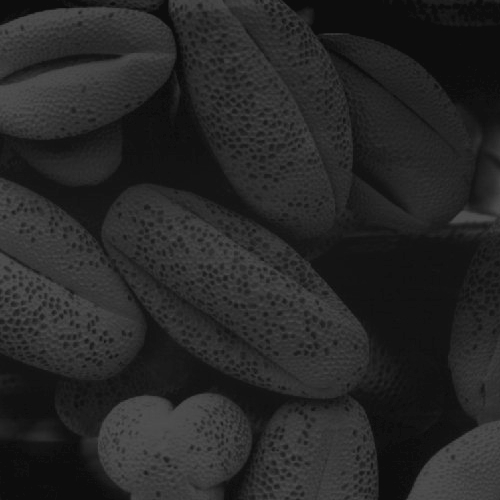
#> input picture img/test2.jpg, 500 x 500 px
$ python 1_2.py
#> lines starting #> are read from the running program, lines starting #| are printed output that depends on the picture
# -*- coding: utf-8 -*-
# pc_type           lenovo
# create_time:      2019/11/8 21:21
# file_name:        1_2.py

import cv2

import matplotlib.pyplot as plt
import seaborn as sns
import numpy as np
# 设置中文字体和负号正常显示
plt.rcParams['font.sans-serif'] = ['SimHei']  # 指定默认字体
plt.rcParams['axes.unicode_minus'] = False  # 解决保存图像是负号'-'显示为方块的问题

sns.set_context("paper") # 背景
sns.set_style('whitegrid') # 主题
sns.set(font='SimHei')  # 解决Seaborn中文显示问题，这一句必须放在前两后面


# flags = 1 彩色图，flags = 0 灰度图
img = cv2.imread("img/test2.jpg",flags=0)
#> img is the input picture: shape (500, 500); min 12, max 83, mean 38.7

#灰度图像均衡处理
eq=cv2.equalizeHist(img)#直方图均衡化
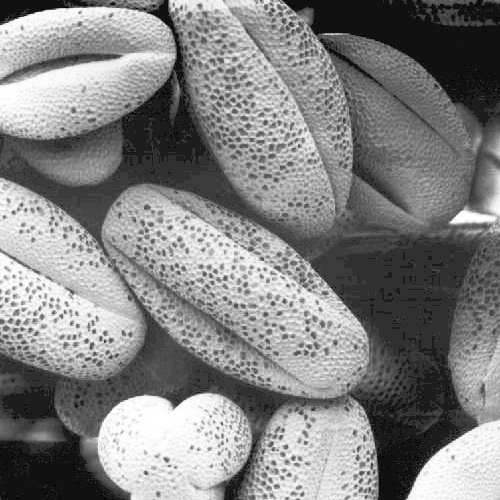
#> eq: shape (500, 500); min 0, max 255, mean 130.5
merged = np.hstack([img,eq])
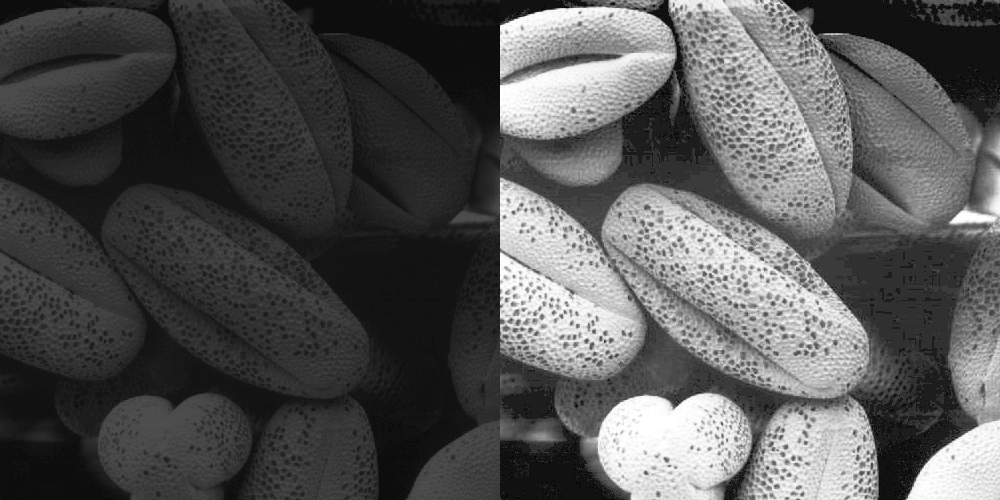
#> merged: shape (500, 1000); min 0, max 255, mean 84.6
cv2.putText(merged, "before", (10, 60), cv2.FONT_HERSHEY_SIMPLEX, 1, (255, 0, 0), 2)
cv2.putText(merged, "after", (520, 60), cv2.FONT_HERSHEY_SIMPLEX, 1, (255, 0, 0), 2)
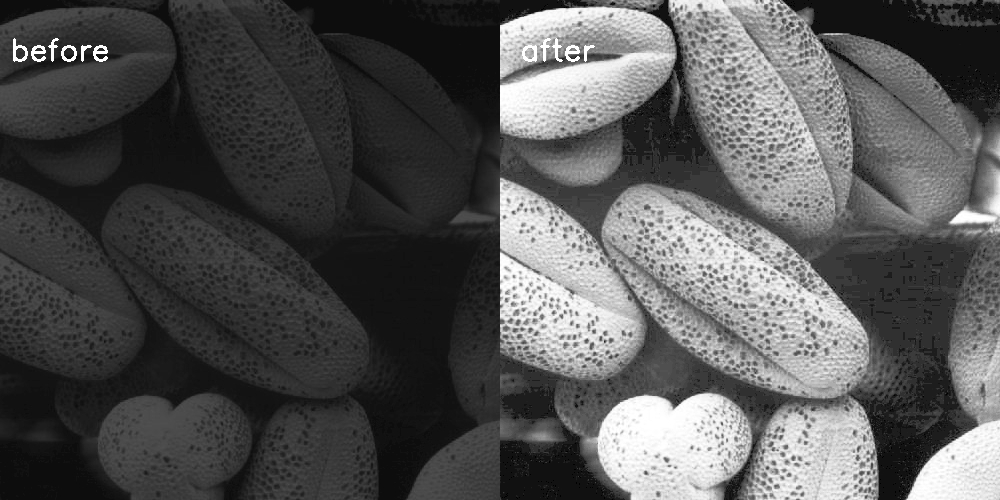
#> merged: shape (500, 1000); min 0, max 255, mean 85.1
cv2.imshow("Histogram Equalization",merged) # 合并两张图像

hist=cv2.calcHist([img],[0],None,[256],[0,256])
#> hist = 256 values, max 16986 at index 13, min 0 at index 0, mean 976.6
plt.subplot(1,2,1)
plt.xlabel("灰度级")
plt.ylabel("count(灰度级)")
plt.title("灰度直方图（均衡化变换前）")

plt.plot([i for i in range(0,256)],hist)

hist=cv2.calcHist([eq],[0],None,[256],[0,256])
#> hist = 256 values, max 16986 at index 17, min 0 at index 1, mean 976.6
plt.subplot(1,2,2)
plt.xlabel("灰度级")
plt.ylabel("count(灰度级)")
plt.title("灰度直方图（均衡化变换后）")

plt.plot([i for i in range(0,256)],hist)

plt.show()
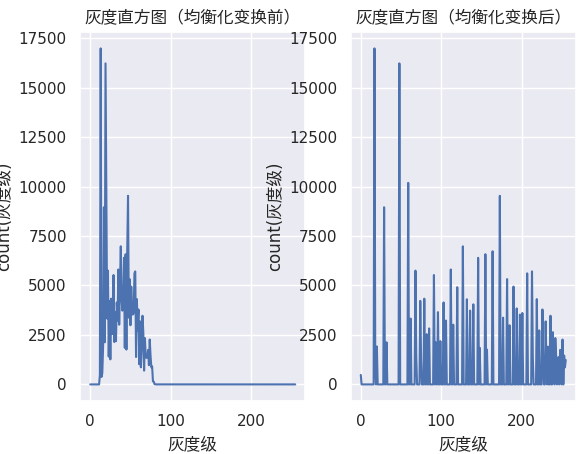
#> figure drawn by matplotlib, 2 panels; panel 1: curve peaks at x = 13, y = 16986; panel 2: curve peaks at x = 17, y = 16986

$ run again, with img/test1.jpg copied over img/test2.jpg
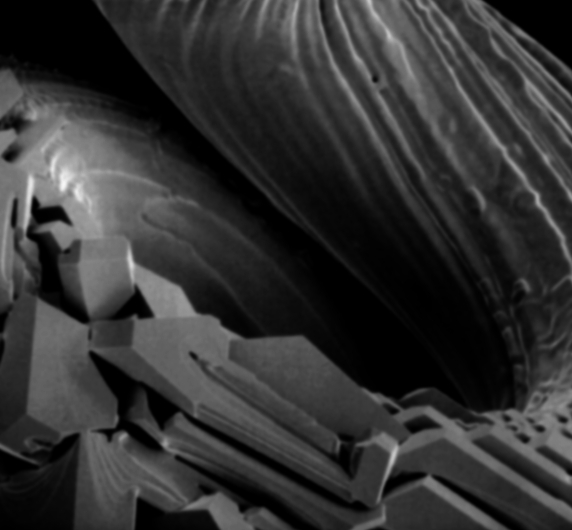
#> input picture img/test1.jpg, 572 x 530 px
#> img is the input picture: shape (530, 572); min 0, max 246, mean 50.3
#> `cv2.putText(merged, "after", (520, 60), cv2.FONT_HERSHEY_SIMPLEX, 1, (..`:
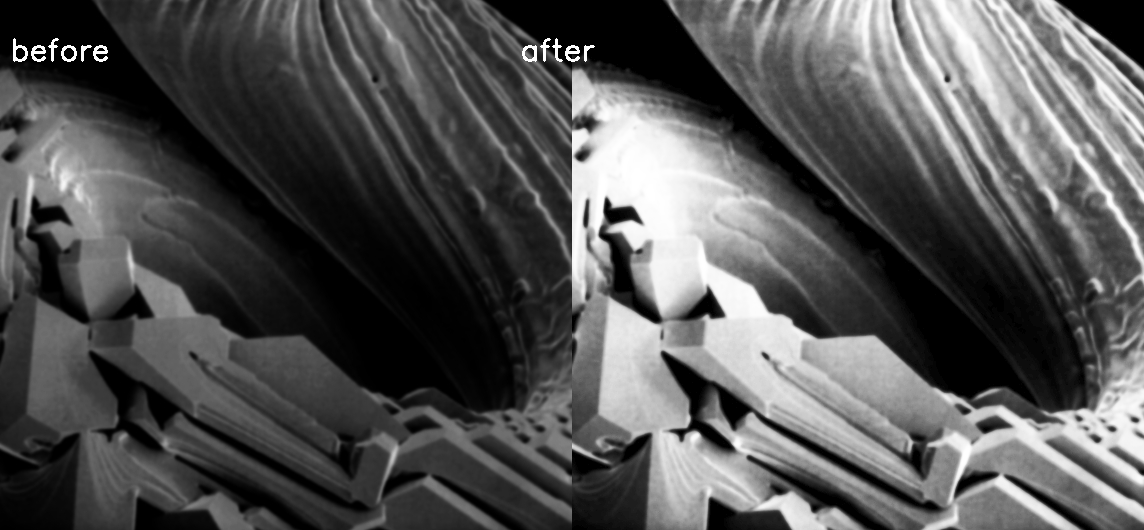
#> merged: shape (530, 1144); min 0, max 255, mean 84
#> `hist=cv2.calcHist([img],[0],None,[256],[0,256])`: hist = 256 values, max 28417 at index 0, min 0 at index 216, mean 1184.2
#> `hist=cv2.calcHist([eq],[0],None,[256],[0,256])`: hist = 256 values, max 28417 at index 0, min 0 at index 1, mean 1184.2
#> `plt.show()`:
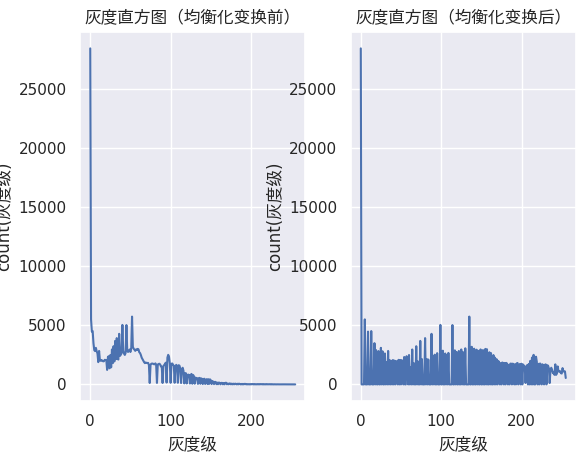
#> figure drawn by matplotlib, 2 panels; panel 1: curve peaks at x = 0, y = 28417; panel 2: curve peaks at x = 0, y = 28417

$ run again, with img/test7.tif saved as img/test2.jpg
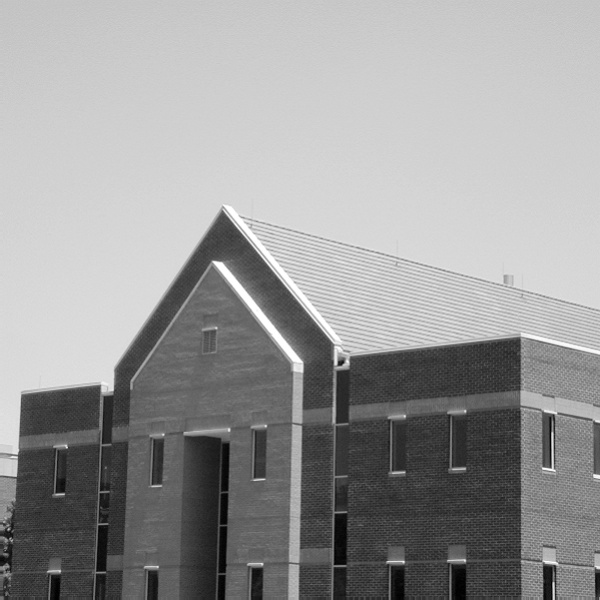
#> input picture img/test7.tif, 600 x 600 px
#> img is the input picture: shape (600, 600); min 0, max 255, mean 152.9
#> `cv2.putText(merged, "after", (520, 60), cv2.FONT_HERSHEY_SIMPLEX, 1, (..`:
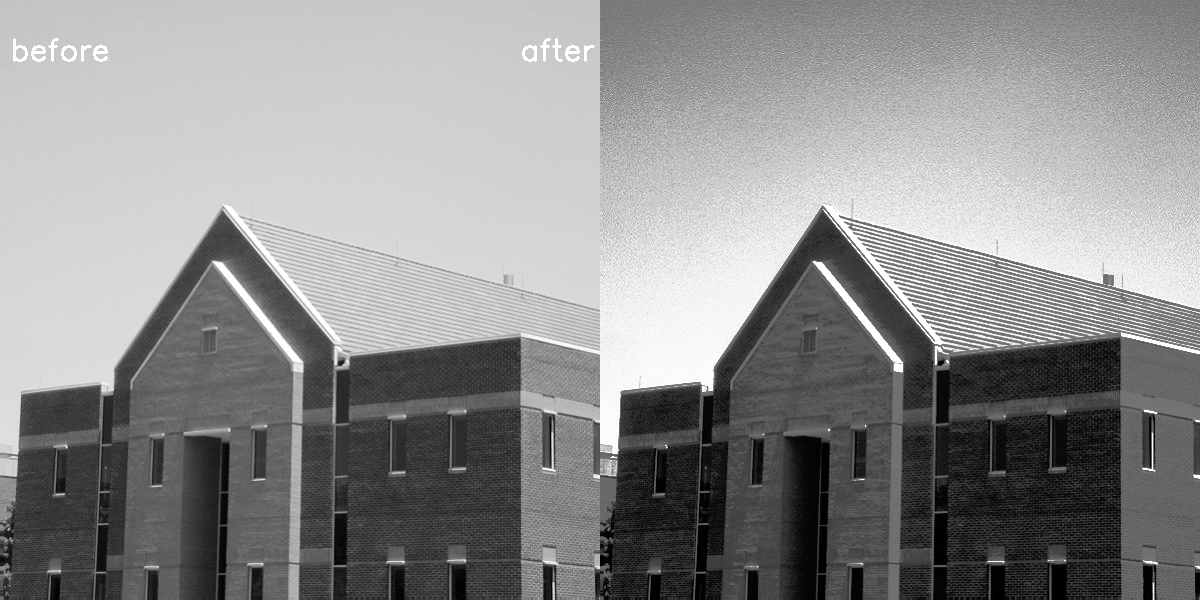
#> merged: shape (600, 1200); min 0, max 255, mean 141.2
#> `hist=cv2.calcHist([img],[0],None,[256],[0,256])`: hist = 256 values, max 13751 at index 207, min 29 at index 237, mean 1406.2
#> `hist=cv2.calcHist([eq],[0],None,[256],[0,256])`: hist = 256 values, max 13751 at index 181, min 0 at index 17, mean 1406.2
#> `plt.show()`:
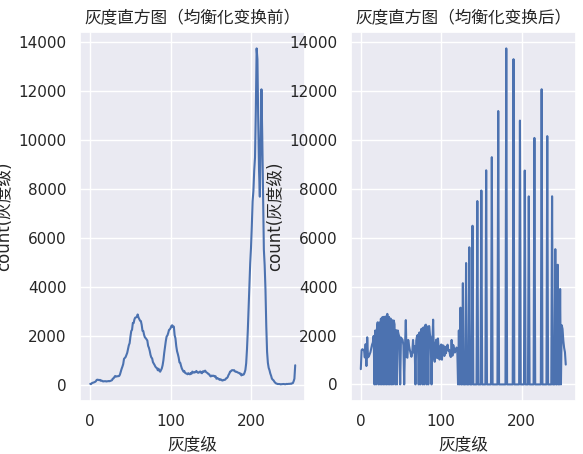
#> figure drawn by matplotlib, 2 panels; panel 1: curve peaks at x = 207, y = 13751; panel 2: curve peaks at x = 181, y = 13751

$ run again, with img/test8.tif saved as img/test2.jpg
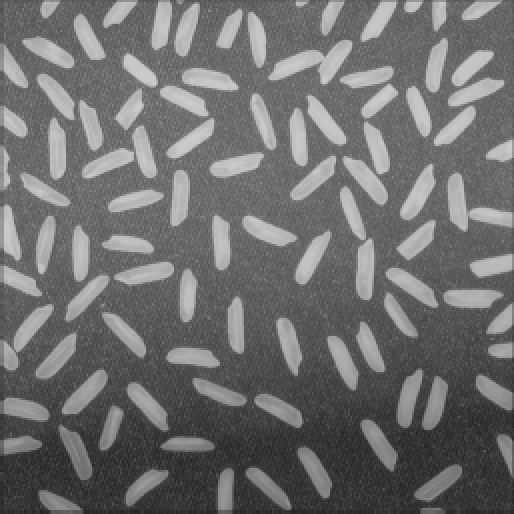
#> input picture img/test8.tif, 514 x 514 px
#> img is the input picture: shape (514, 514); min 36, max 206, mean 111
#> `cv2.putText(merged, "after", (520, 60), cv2.FONT_HERSHEY_SIMPLEX, 1, (..`:
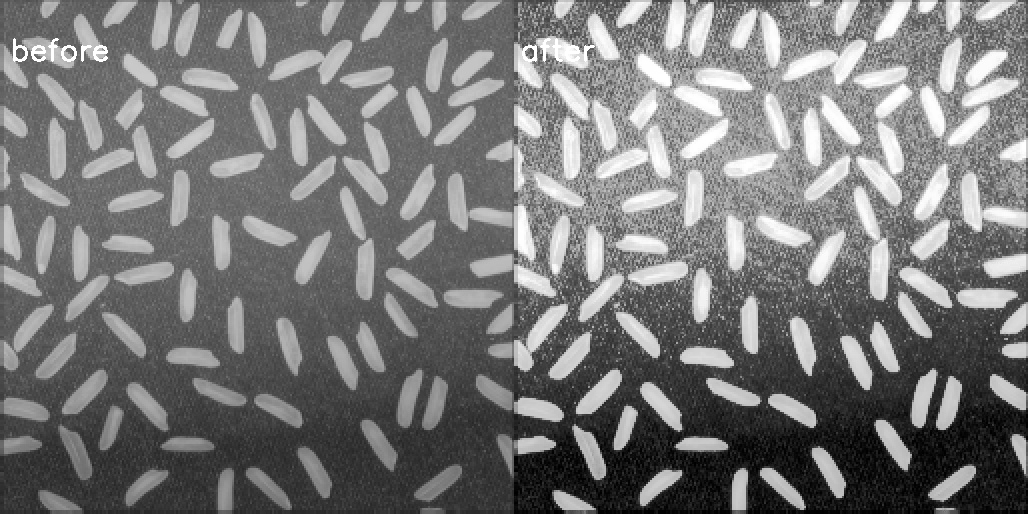
#> merged: shape (514, 1028); min 0, max 255, mean 120
#> `hist=cv2.calcHist([img],[0],None,[256],[0,256])`: hist = 256 values, max 5656 at index 103, min 0 at index 0, mean 1032
#> `hist=cv2.calcHist([eq],[0],None,[256],[0,256])`: hist = 256 values, max 5656 at index 126, min 0 at index 5, mean 1032
#> `plt.show()`:
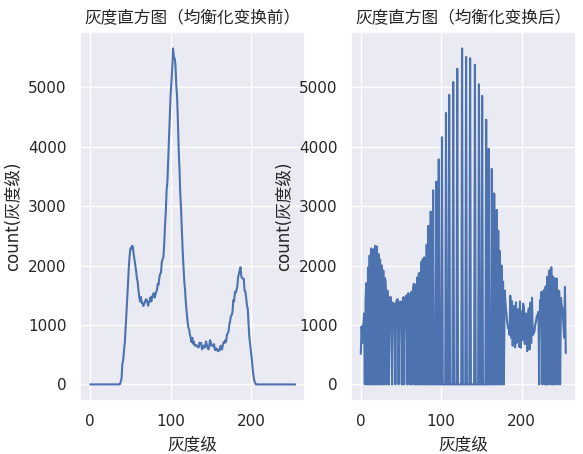
#> figure drawn by matplotlib, 2 panels; panel 1: curve peaks at x = 103, y = 5656; panel 2: curve peaks at x = 126, y = 5656
